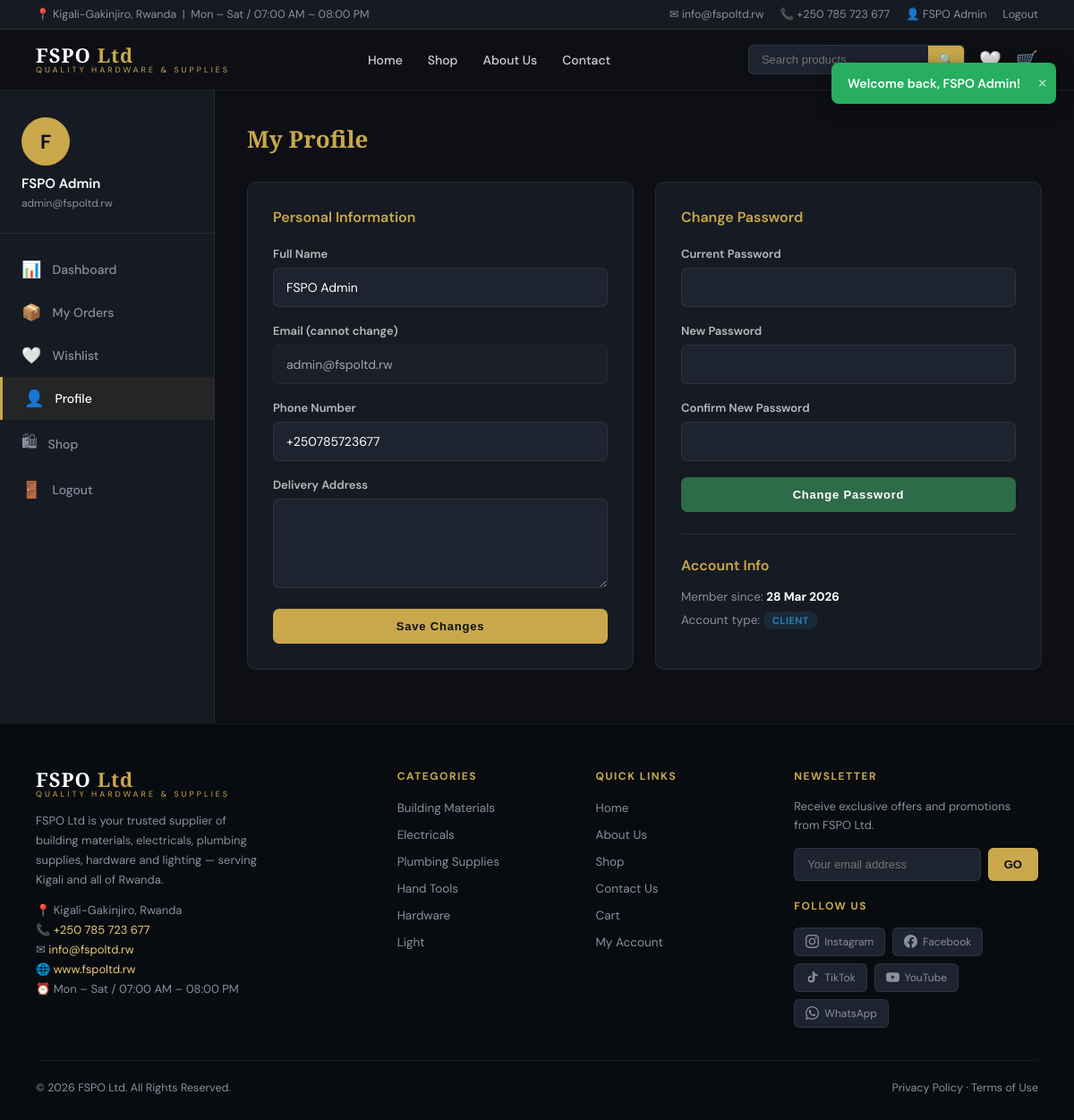
/client/profile.php (signed in), run on the app's committed database.
### tables this page shows
CREATE TABLE IF NOT EXISTS users (
    id INT AUTO_INCREMENT PRIMARY KEY,
    name VARCHAR(100) NOT NULL,
    email VARCHAR(150) UNIQUE NOT NULL,
    phone VARCHAR(20),
    password VARCHAR(255) NOT NULL,
    role ENUM('client','admin') DEFAULT 'client',
    avatar VARCHAR(255) DEFAULT NULL,
    address TEXT DEFAULT NULL,
    created_at TIMESTAMP DEFAULT CURRENT_TIMESTAMP,
    updated_at TIMESTAMP DEFAULT CURRENT_TIMESTAMP ON UPDATE CURRENT_TIMESTAMP
);

### includes/config.php (called while the page is built, shortened)
<?php
function sanitize(string $str): string {
    return htmlspecialchars(trim($str), ENT_QUOTES, 'UTF-8');
}

### client/profile.php (the view, shortened to what this page needs)
<?php
require_once '../includes/config.php';
$db  = getDB();
$uid = $_SESSION['user_id'];
$user = $db->prepare("SELECT * FROM users WHERE id=?");
$user->execute([$uid]); $user = $user->fetch();
include '../includes/header.php';
?>
<div class="dashboard-layout">
  <aside class="sidebar">
    <div class="sidebar-user">
      <div class="avatar"><?= strtoupper(substr($user['name'],0,1)) ?></div>
      <h4><?= sanitize($user['name']) ?></h4>
      <small><?= sanitize($user['email']) ?></small>
    </div>
    <nav class="sidebar-nav">
      <a href="dashboard.php"><span class="nav-icon-dash">📊</span> Dashboard</a>
      <a href="orders.php"><span class="nav-icon-dash">📦</span> My Orders</a>
      <a href="../wishlist.php"><span class="nav-icon-dash">🤍</span> Wishlist</a>
      <a href="profile.php" class="active"><span class="nav-icon-dash">👤</span> Profile</a>
      <a href="../shop.php"><span class="nav-icon-dash">🛍</span> Shop</a>
      <a href="../logout.php"><span class="nav-icon-dash">🚪</span> Logout</a>
    </nav>
  </aside>
  <div class="dash-content">
    <div class="dash-header"><h1>My Profile</h1></div>
    <div style="display:grid;grid-template-columns:1fr 1fr;gap:24px">
      <div class="admin-form-card">
        <h3>Personal Information</h3>
        <form method="POST">
          <div class="form-group"><label>Full Name</label><input type="text" name="name" class="form-control" value="<?= sanitize($user['name']) ?>" required></div>
          <div class="form-group"><label>Email (cannot change)</label><input type="email" class="form-control" value="<?= sanitize($user['email']) ?>" readonly style="opacity:.6"></div>
          <div class="form-group"><label>Phone Number</label><input type="tel" name="phone" class="form-control" value="<?= sanitize($user['phone']??'') ?>"></div>
          <div class="form-group"><label>Delivery Address</label><textarea name="address" class="form-control" rows="3"><?= sanitize($user['address']??'') ?></textarea></div>
          <button type="submit" class="btn btn-gold btn-block">Save Changes</button>
        </form>
      </div>
      <div class="admin-form-card">
        <h3>Change Password</h3>
        <form method="POST">
          <div class="form-group"><label>Current Password</label><input type="password" name="current_password" class="form-control" required></div>
          <div class="form-group"><label>New Password</label><input type="password" name="new_password" class="form-control" required></div>
          <div class="form-group"><label>Confirm New Password</label><input type="password" name="confirm_password" class="form-control" required></div>
          <button type="submit" class="btn btn-primary btn-block">Change Password</button>
        </form>
        <div style="margin-top:24px;padding-top:24px;border-top:1px solid var(--border)">
          <h3 style="margin-bottom:16px">Account Info</h3>
          <div style="font-size:13.5px;color:var(--text-muted)">
            <div style="margin-bottom:8px">Member since: <strong style="color:var(--white)"><?= date('d M Y',strtotime($user['created_at'])) ?></strong></div>
            <div>Account type: <span class="status-badge badge-client">Client</span></div>
          </div>
        </div>
      </div>
    </div>
  </div>
</div>
<?php include '../includes/footer.php'; ?>

### css/style.css (style rules this page uses)
:root { --gold: #C9A84C; --gold-light: #E8C97A; --dark: #0D0F14; --dark2: #161A22; --dark3: #1E2330; --cream: #F5EDD8; --white: #FFFFFF; --green: #2A5C3F; --green-btn: #2E6B49; --text-muted: #8A8FA0; --danger: #E74C3C; --success: #27AE60; --warning: #F39C12; --info: #2980B9; --border: rgba(255,255,255,0.08); --radius: 10px; --shadow: 0 8px 32px rgba(0,0,0,0.35); }
* { margin: 0; padding: 0; box-sizing: border-box; }
html { scroll-behavior: smooth; }
body { font-family: 'DM Sans', sans-serif; background: var(--dark); color: var(--white); overflow-x: hidden; }
a { color: inherit; text-decoration: none; }
.btn { display: inline-flex; align-items: center; gap: 7px; padding: 12px 28px; border-radius: 7px; font-size: 13px; font-weight: 600; letter-spacing: 0.8px; cursor: pointer; border: none; transition: all .2s; text-align: center; }
.btn-primary { background: var(--green-btn); color: #fff; }
.btn-gold { background: var(--gold); color: var(--dark); font-weight: 700; }
.btn-block { width: 100%; justify-content: center; }
.form-group { margin-bottom: 18px; }
.form-group label { display: block; font-size: 13px; font-weight: 600; color: rgba(255,255,255,0.7); margin-bottom: 7px; }
.form-control { width: 100%; background: var(--dark3); border: 1px solid var(--border); color: #fff; padding: 12px 14px; border-radius: 7px; font-size: 14px; font-family: inherit; outline: none; transition: border-color .2s; }
.form-control::placeholder { color: var(--text-muted); }
textarea.form-control { resize: vertical; min-height: 100px; }
.dashboard-layout { display: grid; grid-template-columns: 240px 1fr; min-height: calc(100vh - 110px); }
.sidebar { background: var(--dark2); border-right: 1px solid var(--border); padding: 30px 0; }
.sidebar-user { padding: 0 24px 24px; border-bottom: 1px solid var(--border); margin-bottom: 16px; }
.sidebar-user .avatar { width: 54px; height: 54px; background: var(--gold); border-radius: 50%; display: flex; align-items: center; justify-content: center; font-size: 22px; font-weight: 700; color: var(--dark); margin-bottom: 10px; }
.sidebar-user h4 { font-size: 15px; font-weight: 600; }
.sidebar-user small { color: var(--text-muted); font-size: 12px; }
.sidebar-nav a { display: flex; align-items: center; gap: 12px; padding: 12px 24px; color: var(--text-muted); font-size: 14px; font-weight: 500; transition: all .2s; }
.sidebar-nav a:hover, .sidebar-nav a.active { color: var(--white); background: rgba(201,168,76,0.08); border-left: 3px solid var(--gold); }
.sidebar-nav a .nav-icon-dash { font-size: 18px; }
.dash-content { padding: 36px; background: var(--dark); }
.dash-header { display: flex; justify-content: space-between; align-items: center; margin-bottom: 30px; }
.dash-header h1 { font-family: 'Playfair Display', serif; font-size: 26px; color: var(--gold); }
.status-badge { display: inline-block; padding: 3px 10px; border-radius: 20px; font-size: 11px; font-weight: 700; text-transform: uppercase; letter-spacing: .5px; }
.badge-client { background: rgba(41,128,185,0.15); color: var(--info); }
.admin-form-card { background: var(--dark2); border: 1px solid var(--border); border-radius: var(--radius); padding: 28px; margin-bottom: 24px; }
.admin-form-card h3 { font-size: 16px; font-weight: 600; color: var(--gold); margin-bottom: 22px; }

### data on the page
users: name "F", name "FSPO Admin", email "admin@fspoltd.rw", phone "+250785723677", created_at "28 Mar 2026"

### other printed values
$flash['msg'] "Welcome back, FSPO Admin!"
SITE_ADDRESS "Kigali-Gakinjiro, Rwanda"
SITE_HOURS "Mon – Sat / 07:00 AM – 08:00 PM"
SITE_EMAIL "info@fspoltd.rw"
SITE_PHONE "+250 785 723 677"
$_SESSION['user_name'] "FSPO Admin"
